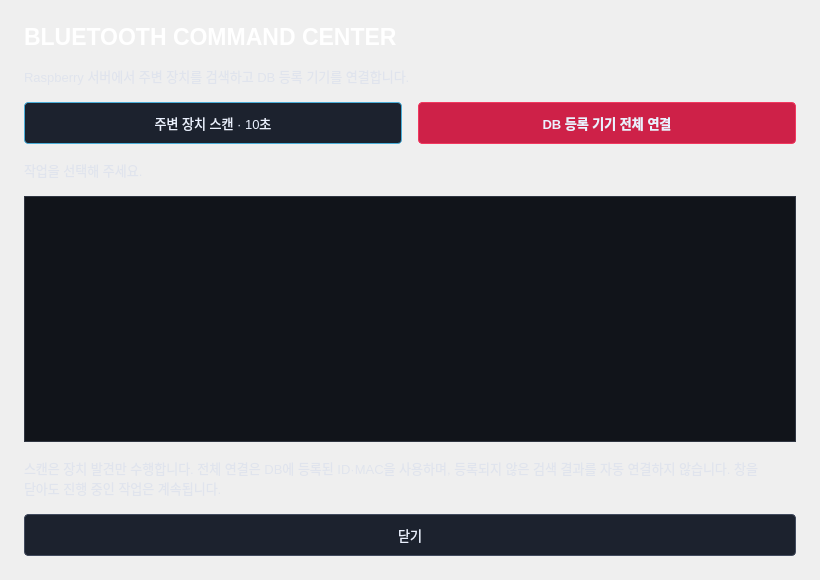
<?xml version="1.0" encoding="UTF-8"?>
<ui version="4.0"><class>BluetoothManagerDialog</class><widget class="QDialog" name="BluetoothManagerDialog">
<property name="geometry"><rect><x>0</x><y>0</y><width>820</width><height>580</height></rect></property>
<property name="windowTitle"><string>Bluetooth · 서버 장치 관리</string></property>
<property name="styleSheet"><string>
QDialog#BluetoothDialog { background: #17191f; }
QWidget { font-family: "Segoe UI", "Malgun Gothic", sans-serif; font-size: 13px; color: #e0e4ed; }
QLabel#bluetoothTitle { font-size: 23px; font-weight: 700; color: #f5f5f8; }
QLabel#bluetoothSubtitle, QLabel#bluetoothHint { font-size: 12px; color: #a7afbe; }
QLabel#bluetoothPreviewBadge { background: #2e251c; color: #edc780; border: 1px solid #594933; border-radius: 3px; padding: 5px 8px; font-size: 10px; }
QLabel[role="field"] { font-size: 12px; font-weight: 600; }
QLineEdit { background: #101217; color: #f0f1f5; border: 1px solid #3d424e; border-radius: 3px; padding: 10px 12px; selection-background-color: #a6233b; selection-color: #ffffff; }
QLineEdit:focus { border: 1px solid #ff526b; background: #171a22; }
QLineEdit[invalid="true"] { border-color: #ff8296; }
QToolButton#bluetoothPasswordToggle { background: #262a34; color: #c4cede; border: 1px solid #454e5f; border-radius: 3px; padding: 8px; }
QToolButton#bluetoothPasswordToggle:hover { background: #39232e; color: #ff96a8; border-color: #ac3b53; }
QToolButton#bluetoothPasswordToggle:focus { border-color: #ff7c94; }
QLabel#bluetoothFeedback { color: #ff8296; font-size: 12px; }
QPushButton#bluetoothRequestButton { background: #d92946; color: #ffffff; border: 1px solid #ff536e; border-radius: 3px; padding: 12px; font-weight: 600; }
QPushButton#bluetoothRequestButton:hover { background: #f13755; }
QPushButton#bluetoothCancelButton { background: #262a34; color: #b9c2d2; border: 1px solid #454e5f; border-radius: 3px; padding: 12px; }
QPushButton#bluetoothCancelButton:hover { background: #343b4a; color: #eef4ff; }
QPushButton:focus { border-color: #ff7c94; }

QTableWidget { background: #11141a; alternate-background-color: #1b1e26; color: #eef2ff; gridline-color: #303642; border: 1px solid #303642; } QHeaderView::section { background: #242936; color: #b8c8e2; border: 0; padding: 10px; } QPushButton:disabled { color: #626b7a; }
QPushButton { background: #1c222e; color: #eaf1ff; border: 1px solid #424b5e; border-radius: 4px; padding: 10px 16px; }
QPushButton:hover { background: #293344; border-color: #52bde7; }
QPushButton:pressed { background: #111720; }
QPushButton#scanBluetoothButton { border-color: #4baed8; }
QPushButton#connectAllBluetoothButton { background: #ce2148; border-color: #f13960; font-weight: 600; }
QPushButton#connectAllBluetoothButton:hover { background: #e02a52; }
QPushButton:disabled { background: #141820; border-color: #303642; color: #626b7a; }
</string></property>
<layout class="QVBoxLayout" name="managerLayout">
<property name="leftMargin"><number>24</number></property><property name="topMargin"><number>24</number></property><property name="rightMargin"><number>24</number></property><property name="bottomMargin"><number>24</number></property><property name="spacing"><number>16</number></property>
<item><widget class="QLabel" name="managerTitle"><property name="text"><string>BLUETOOTH COMMAND CENTER</string></property><property name="styleSheet"><string>font-size: 23px; font-weight: 700; color: #ffffff;</string></property></widget></item>
<item><widget class="QLabel" name="managerSubtitle"><property name="text"><string>Raspberry 서버에서 주변 장치를 검색하고 DB 등록 기기를 연결합니다.</string></property></widget></item>
<item><layout class="QHBoxLayout" name="managerActions">
<item><widget class="QPushButton" name="scanBluetoothButton"><property name="text"><string>주변 장치 스캔 · 10초</string></property><property name="minimumHeight"><number>42</number></property></widget></item>
<item><widget class="QPushButton" name="connectAllBluetoothButton"><property name="text"><string>DB 등록 기기 전체 연결</string></property><property name="minimumHeight"><number>42</number></property></widget></item>
</layout></item>
<item><widget class="QLabel" name="managerFeedback"><property name="wordWrap"><bool>true</bool></property><property name="text"><string>작업을 선택해 주세요.</string></property></widget></item>
<item><widget class="QTableWidget" name="bluetoothResultsTable"><property name="editTriggers"><set>QAbstractItemView::NoEditTriggers</set></property><property name="selectionBehavior"><enum>QAbstractItemView::SelectRows</enum></property><property name="alternatingRowColors"><bool>true</bool></property></widget></item>
<item><widget class="QLabel" name="managerNote"><property name="wordWrap"><bool>true</bool></property><property name="text"><string>스캔은 장치 발견만 수행합니다. 전체 연결은 DB에 등록된 ID·MAC을 사용하며, 등록되지 않은 검색 결과를 자동 연결하지 않습니다. 창을 닫아도 진행 중인 작업은 계속됩니다.</string></property></widget></item>
<item><widget class="QPushButton" name="closeBluetoothManagerButton"><property name="text"><string>닫기</string></property><property name="minimumHeight"><number>36</number></property></widget></item>
</layout></widget><resources/><connections/></ui>
